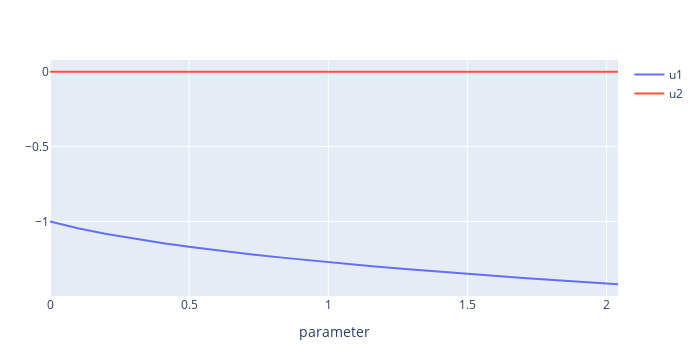

Notebook cell for this chart:
### Code cell
include("../examples/example_functions.jl")
include("../numerical_continuation.jl")
include("../visualisation.jl")


# Excercise 1
# algebraic_pv_1, algebraic_c_1 = continuation(algebraic, [1 1], 6, "c", -2:0.01:2,
#     method="natural_parameter_continuation", discretisation="none")

# hopf2d_mod_pv_1, hopf2d_mod_c_1 = continuation(hopf2d, [1 1], 6, "beta", 0:0.01:2,
#     method="natural_parameter_continuation", discretisation="shooting")

# hopf2d_mod_pv_1, hopf2d_mod_c_1 = continuation(hopf2d_modified, [-1 0], 20, "beta", -1:0.1:2,
#     method="natural_parameter_continuation", discretisation="shooting")


# # Excercise 2
# algebraic_pv_2, algebraic_c_2 = continuation(algebraic, [1 1], 6, "c", -2:0.01:2,
#     method="pseudo_arclength", discretisation="none")

# hopf2d_mod_pv_2, hopf2d_mod_c_2 = continuation(hopf2d, [1 1], 6, "beta", 0:0.01:2,
#     method="pseudo_arclength", discretisation="shooting")

hopf2d_mod_pv_2, hopf2d_mod_c_2 = continuation(hopf2d_modified, [1 1], 6, "beta", 0:0.1:2,
    method="pseudo_arclength", discretisation="shooting")


# Create trace
u1 = scatter(
    x = hopf2d_mod_pv_2,
    y = hopf2d_mod_c_2[:,1],
    mode="lines",
    name="u1",
    showlegend=true
    )
u2 = scatter(
    x = hopf2d_mod_pv_2,
    y = hopf2d_mod_c_2[:,2],
    mode="lines",
    name="u2",
    showlegend=true
    )

layout = Layout(
    xaxis_title = "parameter",
    # yaxis_type="log",
    yaxis_exponentformat="power",
    # yaxis_title = "",
    width=700, height=350,
    )

plot([u1, u2], layout)

### Figure 1 — Plotly figure (JSON) as saved in the notebook; plotly's stock layout.template omitted (floating-point values rounded to 4 significant figures)
{"data": [{"mode": "lines", "name": "u1", "showlegend": true, "type": "scatter", "x": [0, 0.1, 0.2029, 0.3076, 0.4135, 0.5201, 0.6273, 0.7349, 0.8429, 0.9511, 1.06, 1.168, 1.277, 1.386, 1.495, 1.604, 1.713, 1.822, 1.932, 2.041], "y": [-1.0, -1.045, -1.083, -1.117, -1.147, -1.174, -1.199, -1.222, -1.243, -1.263, -1.282, -1.3, -1.317, -1.334, -1.349, -1.364, -1.379, -1.393, -1.406, -1.419]}, {"mode": "lines", "name": "u2", "showlegend": true, "type": "scatter", "x": [0, 0.1, 0.2029, 0.3076, 0.4135, 0.5201, 0.6273, 0.7349, 0.8429, 0.9511, 1.06, 1.168, 1.277, 1.386, 1.495, 1.604, 1.713, 1.822, 1.932, 2.041], "y": [-1.328e-09, -2.115e-09, -3.826e-09, -6.321e-09, -9.747e-09, -1.425e-08, -1.998e-08, -2.706e-08, -3.569e-08, -4.598e-08, -5.809e-08, -7.217e-08, -8.837e-08, -1.068e-07, -1.277e-07, -1.512e-07, -1.774e-07, -2.066e-07, -2.387e-07, -2.741e-07]}], "layout": {"height": 350, "margin": {"b": 50, "l": 50, "r": 50, "t": 60}, "width": 700, "xaxis": {"title": {"text": "parameter"}}, "yaxis": {"exponentformat": "power"}}}
